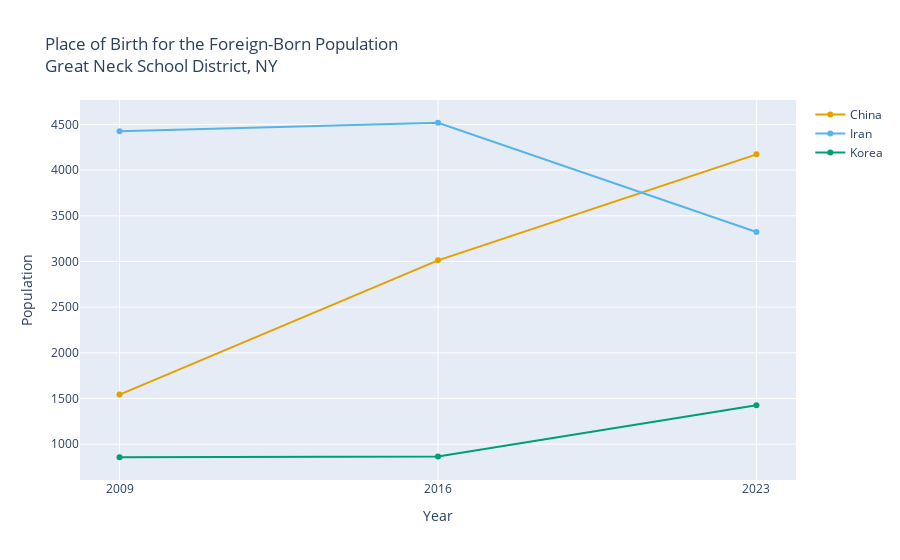

This figure's notebook cell:
### Markdown cell above
We can graph this data using `graph_multiyear`, as before.

### Code cell
from utils import graph_multiyear

graph_multiyear(
    df,
    "Place of Birth for the Foreign-Born Population<br>Great Neck School District, NY",
    "Population",
)

### Figure 1 — Plotly figure (JSON) as saved in the notebook; plotly's stock layout.template omitted (floating-point values rounded to 4 significant figures)
{"data": [{"hovertemplate": "Year: %{x}<br>China: %{y:,}<extra></extra>", "line": {"color": "#E69F00"}, "mode": "lines+markers", "name": "China", "type": "scatter", "x": [2009, 2016, 2023], "y": [1543, 3012, 4172]}, {"hovertemplate": "Year: %{x}<br>Iran: %{y:,}<extra></extra>", "line": {"color": "#56B4E9"}, "mode": "lines+markers", "name": "Iran", "type": "scatter", "x": [2009, 2016, 2023], "y": [4424, 4518, 3323]}, {"hovertemplate": "Year: %{x}<br>Korea: %{y:,}<extra></extra>", "line": {"color": "#009E73"}, "mode": "lines+markers", "name": "Korea", "type": "scatter", "x": [2009, 2016, 2023], "y": [857, 865, 1425]}], "layout": {"title": {"text": "Place of Birth for the Foreign-Born Population<br>Great Neck School District, NY"}, "xaxis": {"tickmode": "array", "ticktext": ["2009", "2016", "2023"], "tickvals": [2009, 2016, 2023], "title": {"text": "Year"}}, "yaxis": {"title": {"text": "Population"}}}}
